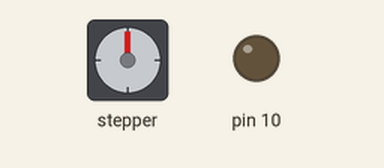
The sketch below on a simulated Arduino Uno, built with avr-gcc and run on an emulated ATmega328P. On the bench: stepper motor, output pins drawn as LEDs (lit = HIGH). Stepper angles assume 200 steps per turn.

Above: at 0.15 s.
At 9.75 s:
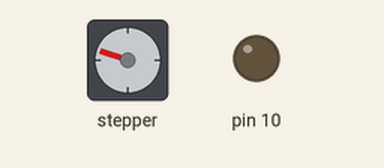
At 19.96 s:
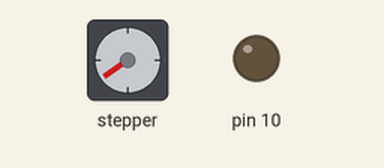
At 39.78 s:
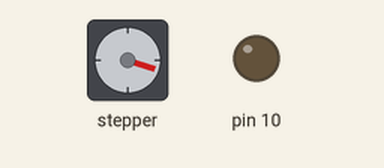
Timing chart, 0 to 40.0 s (numbered marks = the images above):
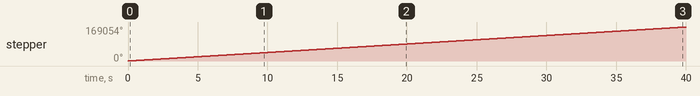

The sketch:

ConstantSpeedStepperTest.ino
```cpp
// (licence header left out)
#include <AccelStepper.h>

//AccelStepper stepper; // Defaults to AccelStepper::FULL4WIRE (4 pins) on 2, 3, 4, 5
AccelStepper stepper(1, 8, 9); // Stepper using a driver (1) with Pulses on pin D10 and Direction on pin D9. Enable is D8


void setup()
{
  //Stepper setup
  pinMode(10, OUTPUT);
  digitalWrite(10, HIGH);             // STEP_ENA is active LOW

   stepper.setMaxSpeed(5000);
   stepper.setSpeed(4000);
   // Set Stepper enabled
   digitalWrite(10, LOW);
}

void loop()
{

   stepper.runSpeed();
}
```

Measured:
- by itself, stepper: keeps turning clockwise at about 4229°/s
